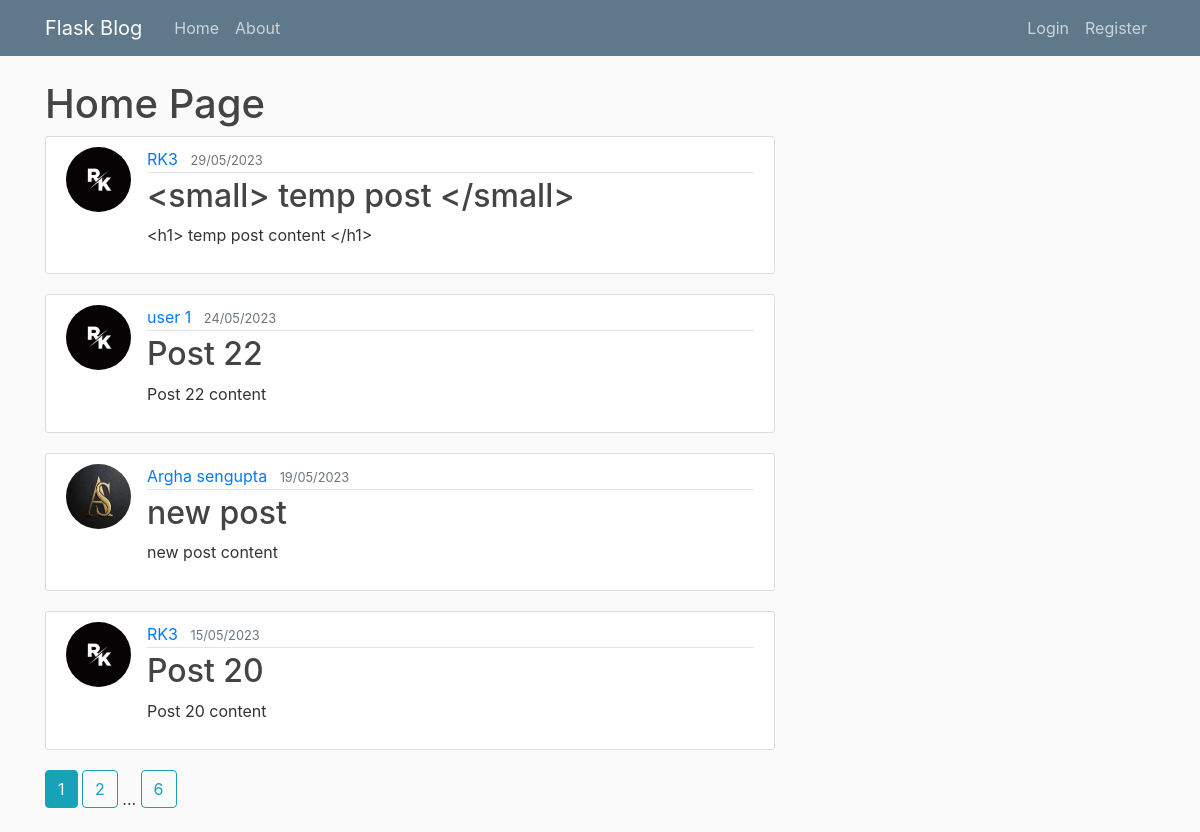
The page /home on the database its author committed.
### flaskblog/model.py (models this page shows, shortened)
class Post(db.Model):
    id = db.Column(db.Integer,primary_key = True)
    title = db.Column(db.String(100),nullable = False)
    date_posted = db.Column(db.DateTime,nullable = False,default = datetime.utcnow)
    content = db.Column(db.Text,nullable = False)
    user_id = db.Column(db.Integer,db.ForeignKey('user.id'),nullable = False)

class User(db.Model,UserMixin):
    id = db.Column(db.Integer,primary_key = True)
    firstname = db.Column(db.String(20),nullable = False)
    lastname = db.Column(db.String(20),nullable = False,default = "")
    username = db.Column(db.String(20),unique = True,nullable = False)
    email = db.Column(db.String(120),unique = True,nullable = False)
    image_file = db.Column(db.String(20),nullable = False, default = 'default.jpg')
    password = db.Column(db.String(60),nullable = False)
    posts = db.relationship("Post",backref = "author",lazy = True)

### flaskblog/routes.py (the view)
@app.route("/")
@app.route("/home")
def home():
    page = request.args.get('page',1,type=int)
    p = Post.query.order_by(Post.date_posted.desc()).paginate(per_page=4,page=page)
    return render_template("home.html",post=p)

### flaskblog/templates/home.html (shortened to what this page needs)
{% extends "layout.html" %}
{% block content %}
    <h1>Home Page</h1>
    {% for p in post.items %}
    <article class="media content-section">
        <img class="rounded-circle article-img" src="{{ url_for('static',filename = 'profile_pics/' + p.author.image_file) }}" alt="">
        <div class="media-body">
          <div class="article-metadata">
            <a class="mr-2" href="{{url_for('account',account_id = p.author.id)}}">{{ p.author.firstname }} {{p.author.lastname}}</a>
            <small class="text-muted">{{ p.date_posted.strftime("%d/%m/%Y") }}</small>
          </div>
          <h2><a class="article-title" href="{{ url_for('post', post_id = p.id) }}">{{ p.title }}</a></h2>
          <p class="article-content">{{ p.content }}</p>
        </div>
    </article>
    {% endfor %}
    {% for page_num in post.iter_pages(left_edge=1,right_edge=1,left_current=1,right_current = 1) %}
        {% if page_num %}
            {% if post.page == page_num %}
                <a class="btn btn-info mb-4" href="{{url_for('home',page=page_num)}}">{{page_num}}</a>
            {% else %}
                <a class="btn btn-outline-info mb-4" href="{{url_for('home',page=page_num)}}">{{page_num}}</a>
            {% endif %}
        {% else %}
            ...
        {% endif %}
    {% endfor %}
{% endblock content %}

### flaskblog/static/main.css (style rules this page uses)
body { background: #fafafa; color: #333333; margin-top: 5rem; }
h1, h2, h3, h4, h5, h6 { color: #444444; }
.content-section { background: #ffffff; padding: 10px 20px; border: 1px solid #dddddd; border-radius: 3px; margin-bottom: 20px; }
.article-title { color: #444444; }
.article-content { white-space: pre-line; }
.article-img { height: 65px; width: 65px; margin-right: 16px; }
.article-metadata { padding-bottom: 1px; margin-bottom: 4px; border-bottom: 1px solid #e3e3e3 }

### rows shown on the page
Post: image_file (placeholder picture), author.firstname "RK3", date_posted "29/05/2023", title "<small> temp post </small>", content "<h1> temp post content </h1>"
Post: image_file (placeholder picture), author.firstname "user", author.lastname "1", date_posted "24/05/2023", title "Post 22", content "Post 22 content"
Post: image_file (picture), author.firstname "Argha", author.lastname "sengupta", date_posted "19/05/2023", title "new post", content "new post content"
Post: image_file (placeholder picture), author.firstname "RK3", date_posted "15/05/2023", title "Post 20", content "Post 20 content"

### other values the page prints
{{ page_num }} "1"
{{ page_num }} "2" "6"
